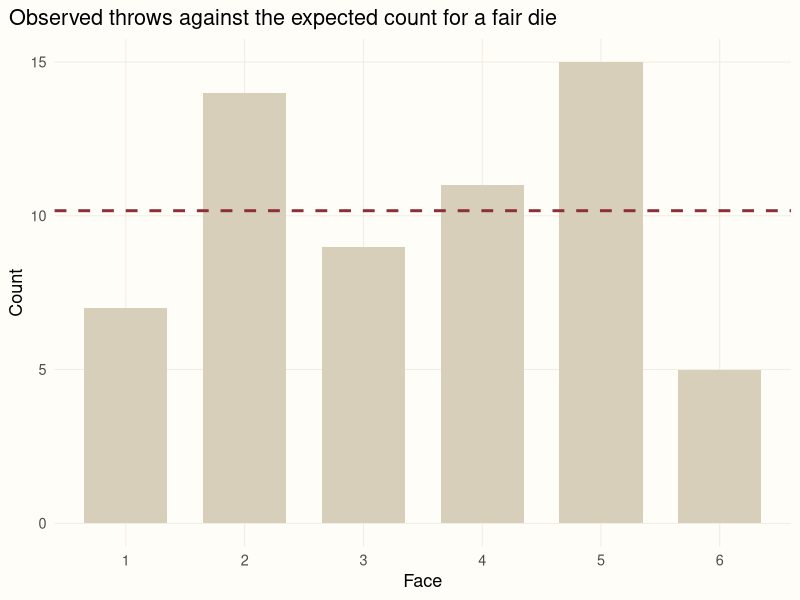

Generate this figure with R:
## ---- chunk 1
library(ggplot2)

# A shared look for the figures in this series
accent <- "#8c2f39"; gold <- "#b08d4a"; ink <- "#5d6070"
theme_set(
  theme_minimal(base_size = 13) +
    theme(plot.background = element_rect(fill = "#FFFDF8", colour = NA),
          panel.grid.minor = element_blank(),
          panel.grid.major = element_line(colour = "#EEEAE0", linewidth = 0.3),
          plot.title.position = "plot")
)
## ---- chunk 2
support <- c(55, 75, 455, 45)
total   <- c(100, 150, 1000, 87)

prop.test(support, total)
## ---- chunk 3
faces   <- 1:6
results <- c(7, 14, 9, 11, 15, 5)       # counts of one ... six
expected <- sum(results) / 6

data.frame(face = faces, observed = results, expected = round(expected, 1))
chisq.test(x = results, p = rep(1/6, 6))
## ---- chunk 4
chisq.test(x = results * 10, p = rep(1/6, 6))$p.value
## ---- chunk 5
#| fig-alt: "Bar chart of observed counts for faces one to six, with a dashed line at the expected count of about 10 per face."
ggplot(data.frame(face = factor(faces), n = results), aes(face, n)) +
  geom_col(fill = "#d8cfba", width = 0.7) +
  geom_hline(yintercept = expected, colour = accent, linetype = "dashed", linewidth = 1) +
  labs(x = "Face", y = "Count", title = "Observed throws against the expected count for a fair die")
## ---- chunk 6
trial <- matrix(c(21, 39, 40,      # drug
                   2, 45, 53),     # placebo
                nrow = 2, byrow = TRUE,
                dimnames = list(group   = c("drug", "placebo"),
                                outcome = c("better", "unchanged", "worse")))
trial
## ---- chunk 7
test <- chisq.test(trial)
test
round(test$expected, 1)       # counts expected under independence
## ---- chunk 8
round(test$stdres, 1)
## ---- chunk 9
tab <- rbind(support, against = total - support)
chisq.test(tab, correct = FALSE)$statistic
prop.test(support, total, correct = FALSE)$statistic
## ---- chunk 10
small <- matrix(c(8, 2, 3, 7), nrow = 2,
                dimnames = list(group = c("treated", "control"),
                                outcome = c("recovered", "not recovered")))
fisher.test(small)
